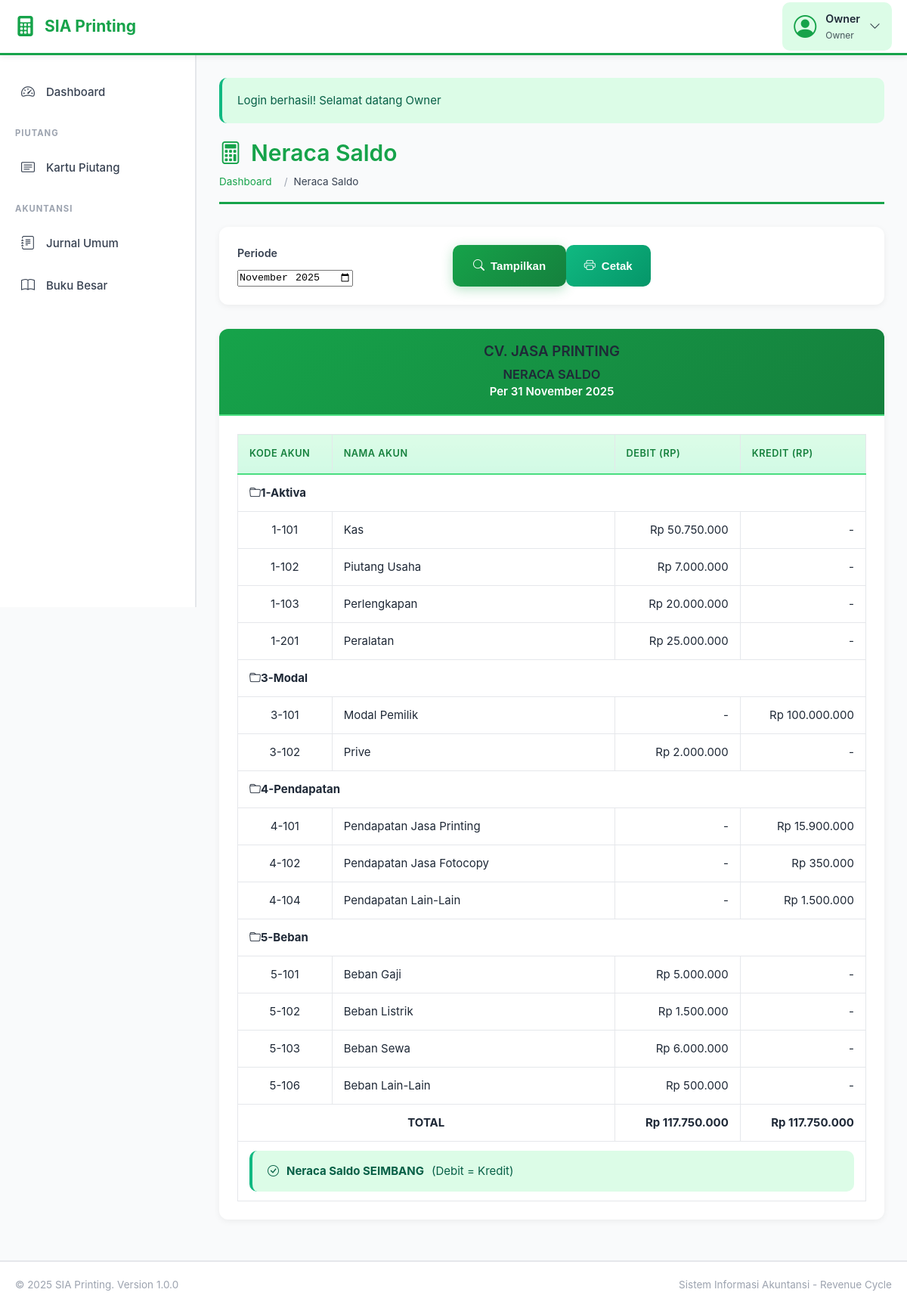
Page /neraca-saldo.php (signed in) on the committed database.
### tables this page shows
CREATE TABLE `neraca_saldo` (
  `id_neraca` int(11) NOT NULL,
  `periode` varchar(20) NOT NULL,
  `id_akun` int(11) NOT NULL,
  `saldo_debit` decimal(15,2) DEFAULT 0.00,
  `saldo_kredit` decimal(15,2) DEFAULT 0.00,
  `created_at` timestamp NOT NULL DEFAULT current_timestamp()
);

CREATE TABLE `master_akun` (
  `id_akun` int(11) NOT NULL,
  `kode_akun` varchar(20) NOT NULL,
  `nama_akun` varchar(100) NOT NULL,
  `tipe_akun` enum('1-Aktiva','2-Kewajiban','3-Modal','4-Pendapatan','5-Beban') NOT NULL,
  `saldo` decimal(15,2) DEFAULT 0.00,
  `created_at` timestamp NOT NULL DEFAULT current_timestamp()
);

### neraca-saldo.php (the view, shortened to what this page needs)
<?php
require_once 'config.php';
$periode = isset($_GET['periode']) ? $_GET['periode'] : date('Y-m');
$query = "SELECT ns.*, ma.kode_akun, ma.nama_akun, ma.tipe_akun
          FROM neraca_saldo ns
          JOIN master_akun ma ON ns.id_akun = ma.id_akun
          WHERE ns.periode = '$periode'
          ORDER BY ma.kode_akun";
$result = $conn->query($query);
$total_debit = 0;
$total_kredit = 0;
include 'includes/header.php';
?>
<div class="page-title">
    <h1><i class="bi bi-calculator me-2"></i>Neraca Saldo</h1>
    <nav aria-label="breadcrumb">
        <ol class="breadcrumb">
            <li class="breadcrumb-item"><a href="dashboard.php">Dashboard</a></li>
            <li class="breadcrumb-item active">Neraca Saldo</li>
        </ol>
    </nav>
</div>
<div class="card mb-4">
    <div class="card-body">
        <div class="row">
            <div class="col-md-8">
                <form method="GET" action="" class="row g-3">
                    <div class="col-md-6">
                        <label class="form-label">Periode</label>
                        <input type="month" name="periode" class="form-control" value="<?php echo $periode; ?>">
                    </div>
                    <div class="col-md-6 d-flex align-items-end">
                        <button type="submit" class="btn btn-primary me-2">
                            <i class="bi bi-search me-1"></i>Tampilkan
                        </button>
                        <button type="button" onclick="window.print()" class="btn btn-success no-print">
                            <i class="bi bi-printer me-1"></i>Cetak
                        </button>
                    </div>
                </form>
            </div>
            <div class="col-md-4 text-end">
            </div>
        </div>
    </div>
</div>
<div class="card">
    <div class="card-header bg-primary text-white text-center">
        <h4 class="mb-1">CV. JASA PRINTING</h4>
        <h5 class="mb-0">NERACA SALDO</h5>
        <p class="mb-0">
            Per <?php
            $nama_bulan = array(
                '01' => 'Januari', '02' => 'Februari', '03' => 'Maret', '04' => 'April',
                '05' => 'Mei', '06' => 'Juni', '07' => 'Juli', '08' => 'Agustus',
                '09' => 'September', '10' => 'Oktober', '11' => 'November', '12' => 'Desember'
            );
            $pecah = explode('-', $periode);
            echo '31 ' . $nama_bulan[$pecah[1]] . ' ' . $pecah[0];
            ?>
        </p>
    </div>
    <div class="card-body">
        <div class="table-responsive">
            <table class="table table-bordered">
                <thead class="table-light">
                    <tr>
                        <th width="15%" class="text-center">Kode Akun</th>
                        <th width="45%">Nama Akun</th>
                        <th width="20%" class="text-end">Debit (Rp)</th>
                        <th width="20%" class="text-end">Kredit (Rp)</th>
                    </tr>
                </thead>
                <tbody>
                    <?php if ($result->num_rows > 0): ?>
                        <?php
                        $current_tipe = '';
                        while ($row = $result->fetch_assoc()):
                            $total_debit += $row['saldo_debit'];
                            $total_kredit += $row['saldo_kredit'];
                            if ($current_tipe != $row['tipe_akun']) {
                                $current_tipe = $row['tipe_akun'];
                        ?>
                                <tr class="table-secondary">
                                    <td colspan="4" class="fw-bold">
                                        <i class="bi bi-folder me-2"></i><?php echo $current_tipe; ?>
                                    </td>
                                </tr>
                        <?php } ?>
                            <tr>
                                <td class="text-center"><?php echo $row['kode_akun']; ?></td>
                                <td><?php echo $row['nama_akun']; ?></td>
                                <td class="text-end">
                                    <?php echo ($row['saldo_debit'] > 0) ? format_rupiah($row['saldo_debit']) : '-'; ?>
                                </td>
                                <td class="text-end">
                                    <?php echo ($row['saldo_kredit'] > 0) ? format_rupiah($row['saldo_kredit']) : '-'; ?>
                                </td>
                            </tr>
                        <?php endwhile; ?>
                        <tr class="table-primary">
                            <td colspan="2" class="text-center fw-bold">TOTAL</td>
                            <td class="text-end fw-bold"><?php echo format_rupiah($total_debit); ?></td>
                            <td class="text-end fw-bold"><?php echo format_rupiah($total_kredit); ?></td>
                        </tr>
                        <?php if ($total_debit == $total_kredit): ?>
                        <tr>
                            <td colspan="4" class="text-center">
                                <div class="alert alert-success mb-0">
                                    <i class="bi bi-check-circle me-2"></i>
                                    <strong>Neraca Saldo SEIMBANG</strong> (Debit = Kredit)
                                </div>
                            </td>
                        </tr>
                        <?php endif; ?>
                    <?php endif; ?>
                </tbody>
            </table>
        </div>
    </div>
</div>
<?php include 'includes/footer.php'; ?>

### assets/css/style.css (style rules this page uses)
* { margin: 0; padding: 0; box-sizing: border-box; }
:root { --primary-green: #16a34a; --dark-green: #15803d; --light-green: #4ade80; --very-light-green: #dcfce7; --accent-blue: #3b82f6; --dark-blue: #1e40af; --white: #ffffff; --off-white: #f9fafb; --light-gray: #e5e7eb; --medium-gray: #9ca3af; --dark-gray: #374151; --text-dark: #1f2937; --danger: #ef4444; --warning: #f59e0b; --success: #10b981; }
html, body { font-family: -apple-system, BlinkMacSystemFont, "Segoe UI", Roboto, "Helvetica Neue", Arial, sans-serif; background: var(--off-white); color: var(--text-dark); line-height: 1.6; font-size: 15px; }
body { min-height: 100vh; }
a { text-decoration: none; color: var(--primary-green); }
h1, h2, h3, h4, h5, h6 { font-weight: 600; line-height: 1.3; color: var(--text-dark); }
h1 { font-size: 2rem; }
h4 { font-size: 1.25rem; }
h5 { font-size: 1.1rem; }
.form-label { display: block; margin-bottom: 8px; font-weight: 600; color: var(--dark-gray); font-size: 0.95rem; }
.btn { padding: 14px 24px; border: none; border-radius: 10px; font-size: 1rem; font-weight: 600; cursor: pointer; transition: all 0.3s ease; display: inline-flex; align-items: center; justify-content: center; gap: 8px; text-align: center; }
.btn-primary { background: linear-gradient(135deg, var(--primary-green), var(--dark-green)); color: var(--white); width: 100%; box-shadow: 0 4px 15px rgba(22, 163, 74, 0.3); }
.alert { padding: 15px 20px; border-radius: 10px; margin-bottom: 20px; border-left: 4px solid; display: flex; align-items: center; gap: 10px; animation: slideDown 0.3s ease-out; }
.alert-success { background: var(--very-light-green); border-color: var(--success); color: #065f46; }
.page-title { margin-bottom: 30px; padding-bottom: 15px; border-bottom: 3px solid var(--primary-green); }
.page-title h1 { color: var(--primary-green); margin-bottom: 8px; display: flex; align-items: center; gap: 12px; }
.breadcrumb { display: flex; gap: 8px; font-size: 0.9rem; color: var(--medium-gray); list-style: none; }
.breadcrumb-item { display: flex; align-items: center; gap: 8px; }
.breadcrumb-item::after { content: '/'; margin-left: 8px; }
.breadcrumb-item:last-child::after { content: ''; }
.breadcrumb-item.active { color: var(--dark-gray); }
.card { background: var(--white); border-radius: 12px; box-shadow: 0 2px 8px rgba(0, 0, 0, 0.06); margin-bottom: 24px; overflow: hidden; transition: all 0.3s ease; }
.card-header { padding: 18px 24px; background: linear-gradient(135deg, var(--very-light-green), #d1fae5); border-bottom: 2px solid var(--light-green); font-weight: 600; color: var(--dark-green); }
.card-header.bg-primary { background: linear-gradient(135deg, var(--primary-green), var(--dark-green)); color: var(--white); }
.card-body { padding: 24px; }
.row { display: flex; flex-wrap: wrap; margin: 0 -12px; }
.col-md-4 { flex: 0 0 33.333%; max-width: 33.333%; padding: 0 12px; }
.col-md-6 { flex: 0 0 50%; max-width: 50%; padding: 0 12px; }
.col-md-8 { flex: 0 0 66.666%; max-width: 66.666%; padding: 0 12px; }
.table-responsive { overflow-x: auto; }
.table { width: 100%; border-collapse: collapse; background: var(--white); }
.table thead th { background: linear-gradient(to bottom, var(--very-light-green), #d1fae5); color: var(--dark-green); font-weight: 600; text-transform: uppercase; font-size: 0.85rem; letter-spacing: 0.5px; padding: 15px; text-align: left; border-bottom: 2px solid var(--light-green); }
.table tbody td { padding: 12px 15px; border-bottom: 1px solid var(--light-gray); }
.table-bordered { border: 1px solid var(--light-gray); }
.table-bordered th, .table-bordered td { border: 1px solid var(--light-gray); }
.btn-success { background: linear-gradient(135deg, var(--success), #059669); color: var(--white); }
.bg-primary { background: var(--primary-green); color: var(--white); }
.text-center { text-align: center; }
.text-end { text-align: right; }
.fw-bold { font-weight: 700; }
.mb-0 { margin-bottom: 0; }
.mb-1 { margin-bottom: 8px; }
.mb-4 { margin-bottom: 32px; }
.d-flex { display: flex; }

### rows in the picture
neraca_saldo: id_akun.tipe_akun "1-Aktiva", id_akun.kode_akun "1-101", id_akun.nama_akun "Kas", saldo_debit "Rp 50.750.000"
neraca_saldo: id_akun.kode_akun "1-102", id_akun.nama_akun "Piutang Usaha", saldo_debit "Rp 7.000.000"
neraca_saldo: id_akun.kode_akun "1-103", id_akun.nama_akun "Perlengkapan", saldo_debit "Rp 20.000.000"
neraca_saldo: id_akun.kode_akun "1-201", id_akun.nama_akun "Peralatan", saldo_debit "Rp 25.000.000"
neraca_saldo: id_akun.tipe_akun "3-Modal", id_akun.kode_akun "3-101", id_akun.nama_akun "Modal Pemilik", saldo_kredit "Rp 100.000.000"
neraca_saldo: id_akun.kode_akun "3-102", id_akun.nama_akun "Prive", saldo_debit "Rp 2.000.000"
neraca_saldo: id_akun.tipe_akun "4-Pendapatan", id_akun.kode_akun "4-101", id_akun.nama_akun "Pendapatan Jasa Printing", saldo_kredit "Rp 15.900.000"
neraca_saldo: id_akun.kode_akun "4-102", id_akun.nama_akun "Pendapatan Jasa Fotocopy", saldo_kredit "Rp 350.000"
neraca_saldo: id_akun.kode_akun "4-104", id_akun.nama_akun "Pendapatan Lain-Lain", saldo_kredit "Rp 1.500.000"
neraca_saldo: id_akun.tipe_akun "5-Beban", id_akun.kode_akun "5-101", id_akun.nama_akun "Beban Gaji", saldo_debit "Rp 5.000.000"
neraca_saldo: id_akun.kode_akun "5-102", id_akun.nama_akun "Beban Listrik", saldo_debit "Rp 1.500.000"
neraca_saldo: id_akun.kode_akun "5-103", id_akun.nama_akun "Beban Sewa", saldo_debit "Rp 6.000.000"
neraca_saldo: id_akun.kode_akun "5-106", id_akun.nama_akun "Beban Lain-Lain", saldo_debit "Rp 500.000"

### other values in the picture
APP_NAME "SIA Printing"
$_SESSION['nama'] "Owner"
$_SESSION['user_role'] "Owner"
$alert['message'] "Login berhasil! Selamat datang Owner"
$nama_bulan[$pecah[1]] "November"
$pecah[0] "2025"
format_rupiah($total_debit) "Rp 117.750.000"
format_rupiah($total_kredit) "Rp 117.750.000"
APP_VERSION "1.0.0"
